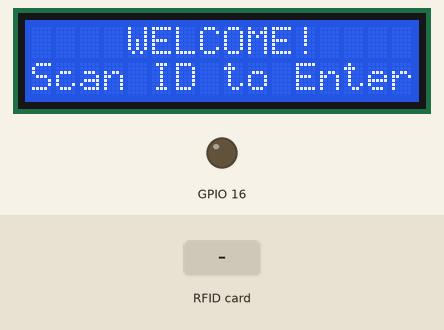
This sketch was run on a simulated ESP8266 (NodeMCU). Shown: 16×2 character LCD, output pins drawn as LEDs (lit = HIGH). Inputs (shaded band) come from the test bench. WiFi joins after 1.5 s; servers stay silent unless stated; what the sketch prints to the serial monitor is not drawn.

Above: at 3.3 s.
3.4 s: RFID card 5E 7A 19 C4 held to the reader
At 3.9 s:
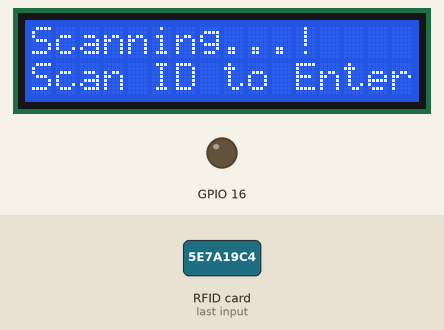
At 5.4 s:
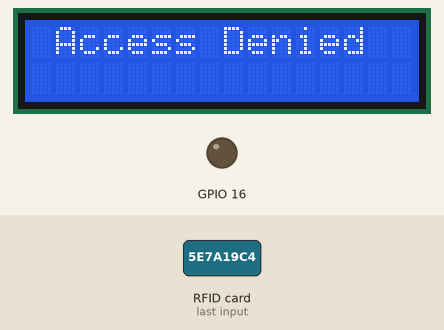
Timing chart, 0 to 6.9 s (numbered marks = the images above; inputs shaded):
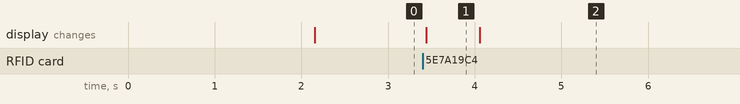

The sketch:

RFID_ONLY.ino
```cpp
#include <Wire.h>
#include <LiquidCrystal_I2C.h>
#include <ESP8266WiFi.h>
#include <FirebaseArduino.h>
#include <ArduinoJson.h>
#include <SPI.h>
#include <MFRC522.h>

#define SS_PIN 0
#define RST_PIN 2
#define WIFI_SSID "{{ connection name }}"
#define WIFI_PASSWORD "{{ connection password }}"
#define FIREBASE_HOST "{{ your firebase project host }}"
#define FIREBASE_AUTH "{{ your firebase project auth code }}"

MFRC522 mfrc522(SS_PIN, RST_PIN);   // Create MFRC522 instance.
int statuss = 0;
int out = 0;
LiquidCrystal_I2C lcd(0x3F,16,2);
void setup()
{
  pinMode(16,OUTPUT);
  lcd.init();
  lcd.backlight();
  Wire.begin();
  Serial.begin(9600);   // Initiate a serial communication
  SPI.begin();      // Initiate  SPI bus
  mfrc522.PCD_Init();   // Initiate MFRC522
  wifiConnect();
  Firebase.begin(FIREBASE_HOST,FIREBASE_AUTH);
  delay(10);
}
void loop()
{
  lcd.setCursor(0,0);
  lcd.print("    WELCOME!");
  lcd.setCursor(0,1);
  lcd.print("Scan ID to Enter ");
  // Look for new cards
  if ( ! mfrc522.PICC_IsNewCardPresent())
  {
    return;
  }
  // Select one of the cards
  if ( ! mfrc522.PICC_ReadCardSerial())
  {
    return;
  }
  //Show UID on serial monitor
  lcd.setCursor(0,0);
  lcd.print("Scanning...");
  Serial.println();
  Serial.print(" UID tag :");
  String content= "";
  byte letter;
  for (byte i = 0; i < mfrc522.uid.size; i++)
  {
     //Serial.print(mfrc522.uid.uidByte[i] < 0x10 ? " 0" : " ");
     //Serial.print(mfrc522.uid.uidByte[i], HEX);
     content.concat(String(mfrc522.uid.uidByte[i] < 0x10 ? " 0" : " "));
     content.concat(String(mfrc522.uid.uidByte[i], HEX));
  }
  content.toUpperCase();

  Firebase.setString("RFID_TAG/"+content,content);
  Serial.println("Stored "+content.substring(1));
  Firebase.setString("VERF_TAG/temp/key","temp key");
  Firebase.setString("VERF_TAG/temp/name","temp name");
  if (Firebase.failed()) {
      Serial.print("failed");
      Serial.println(Firebase.error());
      lcd.clear();
      return;
  }
  Serial.println();
  const ArduinoJson::JsonObject& obj = Firebase.get("VERF_TAG").getJsonVariant().asObject();
  if(Firebase.success()){
    for(auto kv : obj){
  //String dat=kv.value.as<String>();
   ArduinoJson::JsonObject& dat=kv.value.asObject();
  if (" "+content.substring(1) == dat.get<String>("key")) //change UID of the card that you want to give access
  {
    Serial.println(" Access Granted ");
    Serial.println(" Welcome "+dat.get<String>("name"));
    Serial.println("Received "+dat.get<String>("key"));
    lcd.clear();
    lcd.setCursor(0,0);
    lcd.print(" Access Granted ");
    lcd.setCursor(0,1);
    lcd.print(" Welcome "+dat.get<String>("name"));
    String i=" Welcome "+dat.get<String>("name");
    int ki=0;
    for(int j=i.length()-16; j>=0;j--){
      ki+=1;
      lcd.setCursor(ki,0);
      lcd.print(" Access Granted ");
      lcd.scrollDisplayLeft();
      delay(300);
    }
    digitalWrite(16,HIGH);
    delay(3000);
    digitalWrite(16,LOW);
    lcd.clear();
    Serial.println();
    statuss = 1;
    return;
  }
  }
  lcd.clear();
  lcd.setCursor(0,0);
  lcd.print(" Access Denied ");
  Serial.println(" Access Denied ");
  delay(2000);
  delay(1000);
  lcd.clear();
 }


   if(WiFi.status() != WL_CONNECTED)
  {
  wifiConnect();
  }
delay(10);
}


void wifiConnect()
{
  WiFi.begin(WIFI_SSID, WIFI_PASSWORD);             // Connect to the network
  Serial.print("Connecting to ");
  Serial.print(WIFI_SSID); Serial.println(" ...");

  int teller = 0;
  while (WiFi.status() != WL_CONNECTED)
  {                                       // Wait for the Wi-Fi to connect
    delay(1000);
    Serial.print(++teller); Serial.print(' ');
  }

  Serial.println('\n');
  Serial.println("Connection established!");
  Serial.print("IP address:\t");
  Serial.println(WiFi.localIP());         // Send the IP address of the ESP8266 to the computer
}
```

Measured:
- after the input at 3.4 s, the display: changes at once (image 1)
- what the display in image 1 shows lasts 0.7 s, from 3.4 s to 4.1 s
